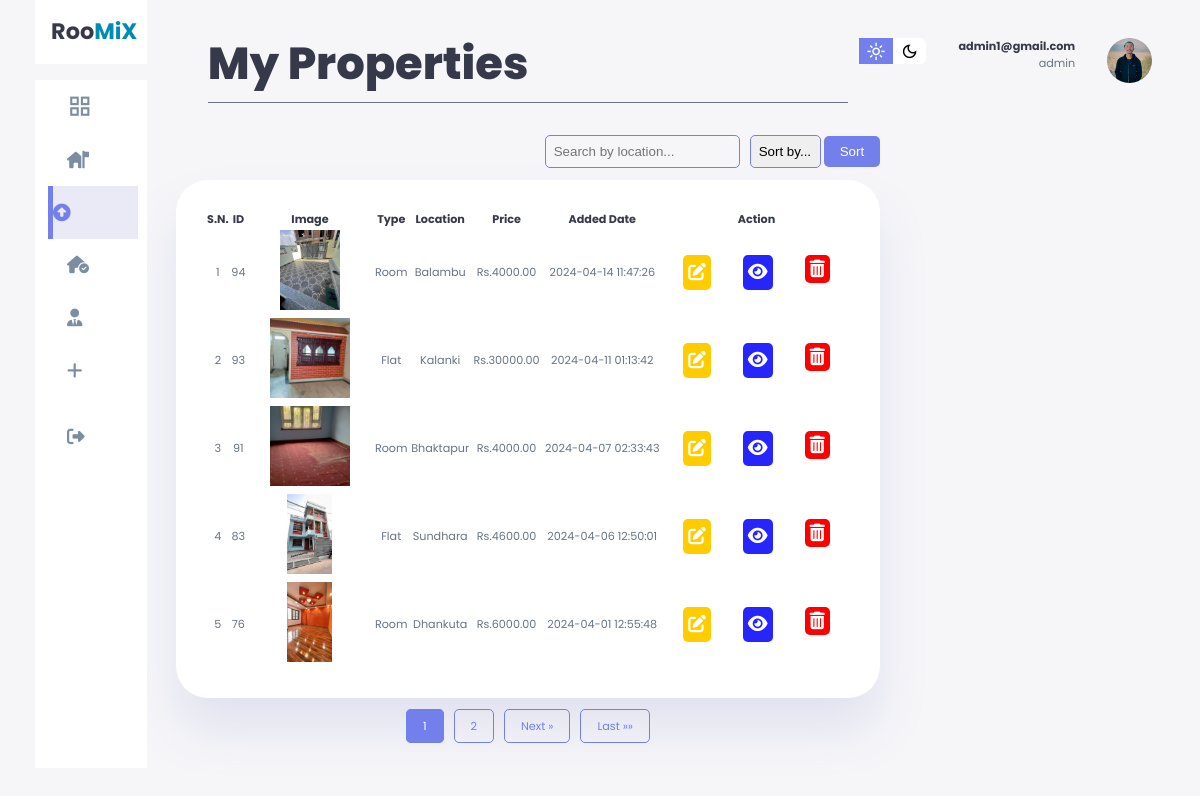
Page /landlordAdmin/myRequest.php (signed in) on the committed database.
### tables this page shows
CREATE TABLE `property` (
  `id` int(11) NOT NULL,
  `property_title` varchar(255) NOT NULL,
  `description` text DEFAULT NULL,
  `property_type` enum('Room','Flat') NOT NULL,
  `kitchen` int(11) DEFAULT NULL,
  `bedroom` int(11) DEFAULT NULL,
  `living_room` int(11) DEFAULT NULL,
  `floor` int(11) DEFAULT NULL,
  `parking` int(11) DEFAULT NULL,
  `area` decimal(10,2) DEFAULT NULL,
  `total_price` decimal(10,2) DEFAULT NULL,
  `location` varchar(255) DEFAULT NULL,
  `added_date` timestamp NOT NULL DEFAULT current_timestamp(),
  `sold_status` tinyint(1) NOT NULL DEFAULT 1,
  `user_id` int(50) NOT NULL,
  `media` text DEFAULT NULL
);

### landlordAdmin/myRequest.php (the view, shortened to what this page needs)
<!DOCTYPE html>
<html lang="en">
<?php
require '../includes/dbConnect.php'; ?>
<head>
  <link rel="stylesheet" href="https://cdnjs.cloudflare.com/ajax/libs/font-awesome/5.15.4/css/all.min.css" />
  <link rel="stylesheet" href="https://cdnjs.cloudflare.com/ajax/libs/font-awesome/6.5.1/css/all.min.css">
  <link rel="stylesheet" href="style.css">
  <link rel="stylesheet" href="search&pagination.css">
</head>
<body style="margin-top:-1.5rem">
  <nav>
    <div class="right">
      <div class="top">
        <div class="theme-toggler">
          <span class="material-symbols-sharp active">light_mode</span>
          <span class="material-symbols-sharp">dark_mode</span>
        </div>
        <div class="profile">
          <div class="info">
            <p><b><?php echo $_SESSION["user"] ?></b></p>
            <p><?php echo $_SESSION["userType"] ?></p>
          </div>
          <div class="profile-photo">
            <img src="./images/yujan.jpg" alt="" />
          </div>
        </div>
      </div>
    </div>
  </nav>
  <div class="container">
    <aside>
      <div class="top">
        <a href="index.php">
          <div class="logo">
            <h2>Roo<span class="danger">MiX</span> </h2>
          </div>
        </a>
      </div>
      <div class="sidebar">
        <a href="index.php">
          <span class="material-symbols-sharp">grid_view </span>
        </a>
        <a href="myProerty.php">
          <i class="fa-solid fa-house-flag"></i>
        </a>
        <a href="rentRequest.php" class="active">
          <i class="fa-solid fa-arrow-alt-circle-up"></i>
        </a>
        <a href="soldProperties.php">
          <i class="fa-solid fa-house-circle-check"></i>
        </a>
        <a href="userDetail.php">
          <i class="fa-solid fa-user-tie"></i>
        </a>
        <a href="addProperties.php">
          <i class="fa-solid fa-plus"></i>
        </a>
         <a href="../clientAfterLogin/index.php" name="submit">
          <i class="fa-solid fa-right-from-bracket"></i>
        </a>
      </div>
    </aside class="asidebar">
    <main>
      <h1 class="dashboard-heading">My Properties</h1>
      <div class="search-sort">
        <form action="" method="POST">
          <input type="text" id="searchInput" name="search" placeholder="Search by location...">
        </form>
        <form action="" method="POST">
          <select id="sortSelect" name="sort_alphabet">
            <option value="">Sort by...</option>
          </select>
          <button type="submit" id="applyButton">Sort</button>
        </form>
      </div>
      <?php
      $records_per_page = 5;
      $page = 1;
      $offset = ($page - 1) * $records_per_page;
      $sort_order = 'DESC';
      $search_query = '';
      $filtered_property_query = "SELECT * FROM property WHERE sold_status = 1";
      $property_query = $filtered_property_query . " $search_query ORDER BY added_date $sort_order LIMIT $offset, $records_per_page";
      $query_run = mysqli_query($conn, $property_query);
      ?>
      <div class="p-table" style="margin-top:-0.5rem">
        <table>
          <thead>
            <tr>
              <th>S.N.</th>
              <th>ID</th>
              <th>Image</th>
              <th>Type</th>
              <th>Location</th>
              <th>Price</th>
              <th>Added Date</th>
              <th>Action</th>
            </tr>
          </thead>
          <tbody>
            <?php
            $serial_number = ($page - 1) * $records_per_page + 1;
            while ($row = mysqli_fetch_assoc($query_run)) {
            ?>
              <tr>
                <td><?php echo $serial_number++; ?></td>
                <td><?php echo $row['id'] ?></td>
                <td>
                  <?php
                  if (!empty($row['media'])) {
                    $image_urls = explode(',', $row['media']);
                    $first_image = trim($image_urls[0]);
                  ?>
                    <img src="<?php echo $first_image; ?>" alt="Property Image" style="object-position: center;
                      object-fit: contain;">
                  <?php
                  } else {
                  ?>
                    <span>No Image Available</span>
                  <?php
                  }
                  ?>
                </td>
                <td><?php echo $row['property_type']; ?></td>
                <td><?php echo $row['location']; ?></td>
                <td>Rs.<?php echo $row['total_price']; ?></td>
                <td><?php echo $row['added_date']; ?></td>
                <td>
                  <div class="action-icons">
                    <a href="editProperty.php?id=<?php echo $row['id'] ?>" class="custom-link" style="background-color: #ffcc00;"><i class="fas fa-edit text-white"></i></a>
                    <a href="propertyShow.php?id=<?php echo $row['id'] ?>" class="custom-link" style="background-color: rgb(37, 37, 252);"><i class="fas fa-eye text-white"></i></a>
                    <form action="../control/deleteProperty.php" method="POST">
                      <button type="submit" name="property_delete_btn" class="custom-link delete-icon"><i class="fas fa-trash-alt"></i></button>
                    </form>
                  </div>
                </td>
              </tr>
            <?php }
            ?>
          </tbody>
        </table>
      </div>
      <div class="pagination">
        <?php
        $total_records_query = "SELECT COUNT(*) AS total FROM  property WHERE  sold_status= 1";
        $total_records_result = mysqli_query($conn, $total_records_query);
        $total_records = mysqli_fetch_assoc($total_records_result)['total'];
        $total_pages = ceil($total_records / $records_per_page);
        for ($i = 1; $i <= $total_pages; $i++) {
          echo "<a " . ($i == $page ? "class='active'" : "") . " href='myProerty.php?page=$i'>$i</a>";
        }
        if ($page < $total_pages) {
          echo "<a href='myProerty.php?page=" . ($page + 1) . "'>Next &raquo;</a>";
        }
        echo "<a href='myProerty.php?page=$total_pages'>Last &raquo;&raquo;</a>";
        ?>
      </div>
  </div>
</body>
</html>

### landlordAdmin/style.css (style rules this page uses)
:root { --clr-primary: #7380ec; --clr-danger: #ff7782; --clr-success: #41f1b6; --clr-white: #fff; --clr-info-dark: #7d8da1; --clr-info-light: #dce1eb; --clr-dark: #363949; --clr-warnig: #cb20a9; --clr-light: rgba(132, 139, 200, 0.18); --clr-primary-variant: #111e88; --clr-primary-msg: #070d38; --clr-dark-variant: #677483; --clr-color-background: #f6f6f9; --card-border-radius: 2rem; --border-radius-1: 0.4rem; --border-radius-2: 0.8rem; --border-radius-3: 1.2rem; --card-padding: 1.8rem; --padding-1: 1.2rem; --box-shadow: 0 2rem 3rem var(--clr-light); }
* { margin: 0; padding: 0; box-sizing: border-box; border: 0; text-decoration: none; list-style: none; appearance: none; }
body { width: 100vw; height: 100vh; font-size: .7rem; user-select: none; overflow-x: hidden; background: var(--clr-color-background); font-family: 'Poppins', sans-serif; padding-right: 2rem; }
.container { display: grid; width: 96%; gap: 1.8rem; grid-template-columns: 14rem auto ; margin: 0 auto; }
a { color: var(--clr-dark); }
h1 { font-weight: 800; font-size: 2.8rem; }
h2 { font-size: 1.4rem; }
.profile-photo img { width: 2.8rem; height: 2.8rem; overflow: hidden; border-radius: 50%; }
p { color: var(--clr-dark-variant); }
b { color: var(--clr-dark); }
.danger { color: rgb(0, 139, 177); }
i { font-size: 1.1rem; transition: all .3s ease-in-out; }
nav { display: flex; }
aside { height: 100vh; }
aside .top { background: var(--clr-white); display: flex; align-items: center; justify-content: space-between; margin-top: 1.4rem; padding: 1rem; }
aside .sidebar { background: var(--clr-white); display: flex; flex-direction: column; height: 86vh; position: relative; top: 1rem; }
aside .sidebar a { display: flex; color: var(--clr-info-dark); margin-left: 2rem; gap: 1rem; align-items: center; height: 3.3rem; transition: all .1s ease; }
aside .sidebar a span { font-size: 1.6rem; transition: all .3s ease-in-out; }
aside .sidebar a:last-child { position: absolute; bottom: 1rem; width: 100%; }
aside .sidebar a.active { background-color: var(--clr-light); color: var(--clr-primary); margin-left: 0; border-left: 5px solid var(--clr-primary); margin-left: calc(1rem - 3px); }
main { margin-top: 1.4rem; width: auto; }
.dashboard-heading { border-bottom: 1.5px solid var(--clr-dark-variant); padding-bottom: 5px; margin: 2rem; }
main input { background-color: transparent; border: 0; outline: 0; color: var(--clr-dark); }
main h1 { color: var(--clr-dark); }
main .p-table { margin-top: 2rem; }
main .p-table table { background: var(--clr-white); width: 100%; border-radius: var(--card-border-radius); padding: var(--card-padding); text-align: center; box-shadow: var(--box-shadow); transition: all .3s ease; color: var(--clr-dark); }
main table tbody td { height: 3.8rem; border-bottom: 1px solid var(--clr-white); color:var(--clr-dark-variant) }
main table tbody tr:last-child td { border: none; }
td .action-icons { display: flex; flex-wrap: nowrap; font-size: 1rem; justify-content: center; }
td .action-icons .custom-link { color: white; padding: 5px; cursor: pointer; border-radius: 5px; }
.p-table td img { align-items: center; width: 120px; height: 80px; background-size: cover; background-position: center; border-radius: var(--border-radius-2); }
main .p-table a { text-align: center; display: block; margin: 1rem; }
.custom-link { display: block; text-align: center; margin: 1rem; }
nav { display: flex; justify-content: right; position: absolute; top: 1rem; right: 3rem; }
.right { margin-top: 1.4rem; display: flex; flex-direction: column; justify-content: right; }
.right .top { display: flex; justify-content: start; gap: 2rem; }
.right .theme-toggler { background: var(--clr-white); display: flex; justify-content: space-between; height: 1.6rem; width: 4.2rem; cursor: pointer; border-radius: var(--border-radius-1); }
.right .theme-toggler span { font-size: 1.2rem; width: 50%; height: 100%; display: flex; align-items: center; justify-content: center; }
.right .theme-toggler span.active { background: var(--clr-primary); color: #fff; }
.right .top .profile { display: flex; gap: 2rem; text-align: right; }
@media screen and (max-width:1200px) { .container { width: 94%; grid-template-columns: 7rem auto 14rem; } }
@media screen and (max-width:1200px) { aside .sidebar a { width: 5.6rem; } }
@media screen and (max-width:1200px) { aside .sidebar a:last-child { position: relative; margin-top: 1.8rem; } }

### rows in the picture
property: id "94", media (picture), property_type "Room", location "Balambu", total_price "4000.00", added_date "2024-04-14 11:47:26"
property: id "93", media (picture), property_type "Flat", location "Kalanki", total_price "30000.00", added_date "2024-04-11 01:13:42"
property: id "91", media (picture), property_type "Room", location "Bhaktapur", total_price "4000.00", added_date "2024-04-07 02:33:43"
property: id "83", shows a picture, property_type "Flat", location "Sundhara", total_price "4600.00", added_date "2024-04-06 12:50:01"
property: id "76", media (picture), property_type "Room", location "Dhankuta", total_price "6000.00", added_date "2024-04-01 12:55:48"

### other values in the picture
$_SESSION["user"] "admin1@gmail.com"
$_SESSION["userType"] "admin"
